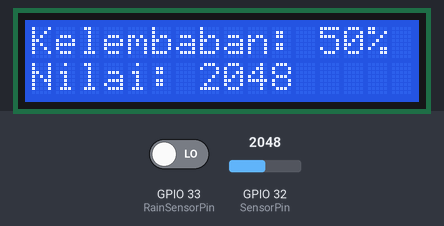
A sketch run on a simulated ESP32. On the bench: 16×2 character LCD. The test bench sets the inputs (shaded band); at power-on: GPIO 32 (SensorPin) = 2048, GPIO 33 (RainSensorPin) LOW. WiFi joins after 1.5 s; servers stay silent unless stated; what the sketch prints to the serial monitor is not drawn.

Above: at 5.2 s.
5.3 s: GPIO 32 (SensorPin) set to 444
At 6.5 s:
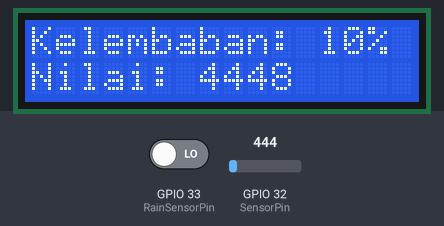
7.1 s: GPIO 32 (SensorPin) set to 394
At 7.9 s:
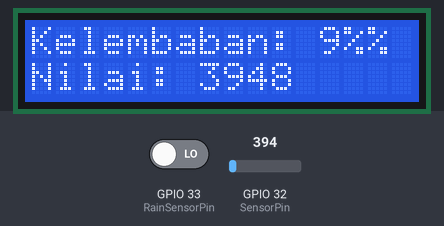
8.7 s: GPIO 33 (RainSensorPin) driven HIGH
At 9.6 s:
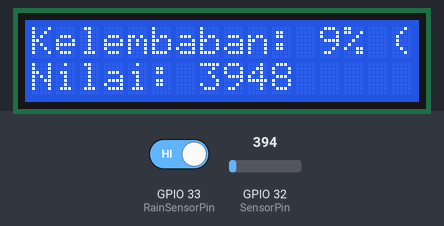
10.3 s: GPIO 32 (SensorPin) set to 491
At 11.6 s:
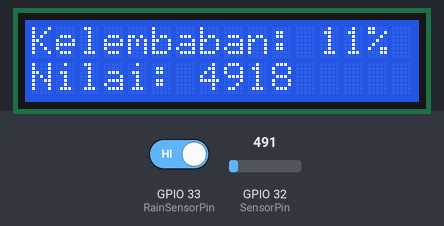
11.9 s: GPIO 32 (SensorPin) set to 0
At 12.7 s:
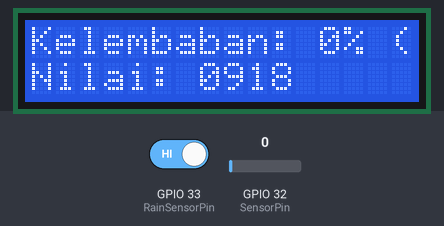
Timing chart, 0 to 14.5 s (numbered marks = the images above; inputs shaded):
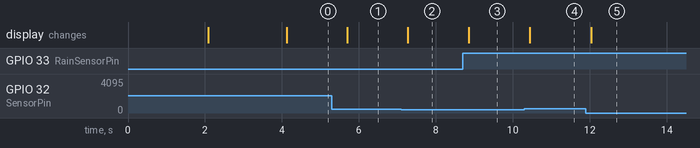

The sketch:

node3.ino
```cpp
#include <LiquidCrystal_I2C.h>
#include <WiFi.h>

// WiFi credentials
const char* ssid = "Realme 7";
const char* password = "liverpoolfc150502";

int SensorPin = 32; // Deklarasi pin analog yang digunakan
int RainSensorPin = 33; // Pin digital untuk sensor hujan
int soilMoistureValue; // Menyimpan nilai analog dari sensor ke ESP32
int soilMoisturePercent; // Nilai yang diperoleh dalam bentuk persen setelah dimapping

LiquidCrystal_I2C lcd(0x27, 16, 2);

void setup() {
  Serial.begin(115200); // Baudrate komunikasi dengan serial monitor

  // Connect to WiFi
  WiFi.begin(ssid, password);
  while (WiFi.status() != WL_CONNECTED) {
    delay(1000);
    Serial.println("Connecting to WiFi...");
  }
  Serial.println("Connected to WiFi");

  // Set the soil moisture pin as an input
  pinMode(SensorPin, INPUT);

  lcd.begin(); // initialize the lcd
  lcd.backlight(); // Hidupkan backlight LCD
  lcd.setCursor(0, 0);
  lcd.print("Kelembaban Tanah");
  lcd.setCursor(0, 1);
  lcd.print("Membaca...");
  delay(2000);
  lcd.clear();

  pinMode(RainSensorPin, INPUT); // Set pin sensor hujan sebagai input
}

void loop() {
  soilMoistureValue = analogRead(SensorPin);
  soilMoisturePercent = map(soilMoistureValue, 0, 4095, 0, 100);

  int rainSensorValue = digitalRead(RainSensorPin); // Baca nilai sensor hujan

  Serial.print("Nilai analog = ");
  Serial.print(soilMoistureValue);
  Serial.print(", Persentase kelembaban tanah = ");
  Serial.print(soilMoisturePercent);
  Serial.print("%");

  if (rainSensorValue == HIGH) {
    Serial.println(", Tidak Hujan");
    lcd.setCursor(0, 0);
    lcd.print("Kelembaban: ");
    lcd.print(soilMoisturePercent);
    lcd.print("% (Hujan)");
  } else {
    Serial.println(", Hujan");
    lcd.setCursor(0, 0);
    lcd.print("Kelembaban: ");
    lcd.print(soilMoisturePercent);
    lcd.print("%");
  }

  lcd.setCursor(0, 1);
  lcd.print("Nilai: ");
  lcd.print(soilMoistureValue);

  delay(500);
}
```

Measured:
- the behaviour switches between 410 and 409 on GPIO 32 (SensorPin) (found by bisection; images 1 and 2)
- after the input at 5.3 s, the display: changes after 0.40 s (image 1)
- after the input at 7.1 s, the display: changes after 0.17 s (image 2)
- after the input at 8.7 s, the display: changes after 0.15 s (image 3)
- after the input at 10.3 s, the display: changes after 0.14 s (image 4)
- after the input at 11.9 s, the display: changes after 0.14 s (image 5)
